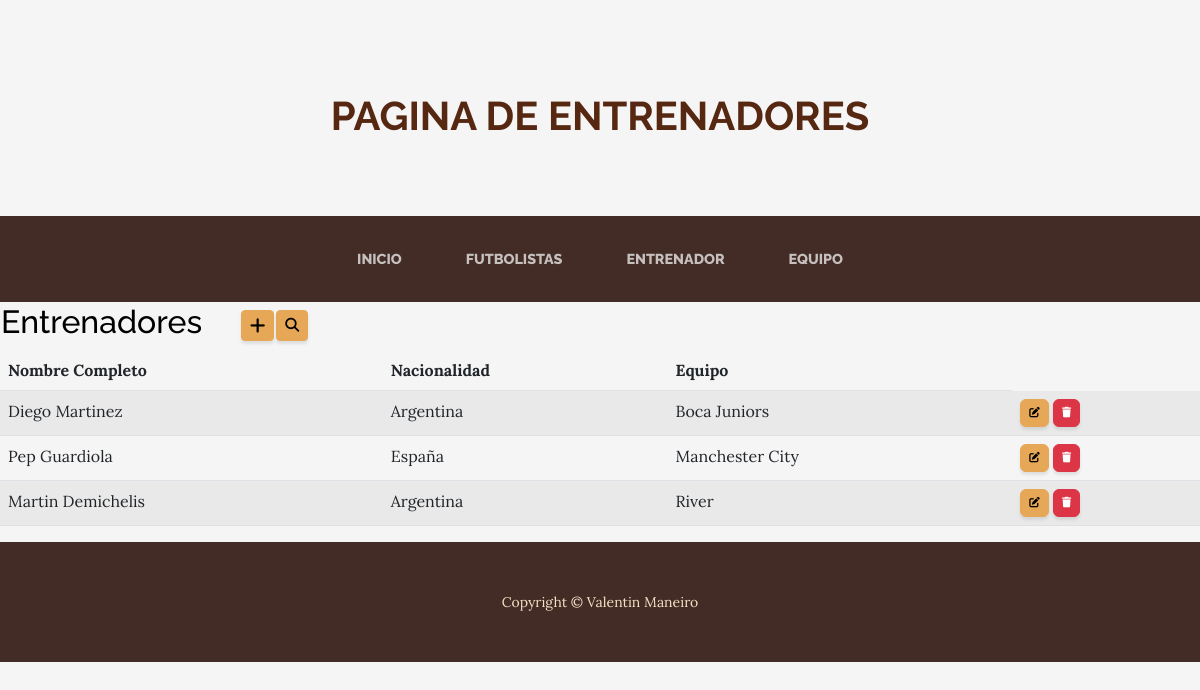
Screenshot of /entrenador/ with the database file from the repository.
### aplicacion/models.py (models this page shows)
class Entrenador(models.Model):
    nombreCompleto = models.CharField(max_length=60)
    nacionalidad = models.CharField(max_length=60)
    equipo = models.CharField(max_length=60)

### aplicacion/views.py (the view)
# urls.py: path('entrenador/', EntrenadorList.as_view(), name = "entrenador"),
class EntrenadorList(ListView):
    model = Entrenador

### aplicacion/templates/aplicacion/entrenador_list.html (shortened to what this page needs)
{% extends 'aplicacion/base.html' %}
{% load static %}
{% block titulo %}
    Pagina de Entrenadores
{% endblock titulo %}
{% block contenido %}
    <table>
        <tr>
            <td width="240"><h2>Entrenadores</h2></td>
            <td>
                <a
                href="{% url 'añadir_entrenador' %}"
                class="btn btn-primary btn-sm"
                >
                </a>
            </td>
            <td>
                <a
                href="{% url 'buscar_entrenador' %}"
                class="btn btn-primary btn-sm"
                ><i class="fa-solid fa-magnifying-glass"></i>
                </a>
            </td>
        </tr>
    </table>
    <table class="table table-striped">
        <thead>
            <tr>
                <th>Nombre Completo</th>
                <th>Nacionalidad</th>
                <th>Equipo</th>
            </tr>
        </thead>
        <tbody>
        {% for entrenador in entrenador_list%}
        <tr>
            <td>{{ entrenador.nombreCompleto }}</td>
            <td>{{ entrenador.nacionalidad }}</td>
            <td>{{ entrenador.equipo }}</td>
            <td>
                <a
                  href="{% url 'editar_entrenador' entrenador.id %}"
                  class="btn btn-primary"
                  style="--bs-btn-padding-y: .25rem; --bs-btn-padding-x: .5rem; --bs-btn-font-size: .75rem;"
                  >
                </a>
                <a
                  href="{% url 'borrar_entrenador' entrenador.id %}"
                  class="btn btn-danger"
                  style="--bs-btn-padding-y: .25rem; --bs-btn-padding-x: .5rem; --bs-btn-font-size: .75rem;"
                  >
                </a>
              </td>
        </tr>
        {% endfor %}
        </tbody>
    </table>
{% endblock contenido %}

### aplicacion/templates/aplicacion/base.html (shortened to what this page needs)
<!DOCTYPE html>
<html lang="en">
    <head>
        {% load static %}
        <link href="{% static 'aplicacion/css/styles.css' %}" rel="stylesheet" />
        <link rel="stylesheet" href="https://cdnjs.cloudflare.com/ajax/libs/font-awesome/6.4.0/css/all.min.css">
    </head>
    <body>
        <header>
            <h1 class="text-titulo fw-bold site-heading text-center d-none d-lg-block pt-3">
                    {% block titulo %}
                    {% endblock titulo %}
            </h1>
        </header>
        <nav class="navbar navbar-expand-lg navbar-dark py-lg-4" id="mainNav">
            <div class="container">
                <div class="collapse navbar-collapse" id="navbarSupportedContent">
                    <ul class="navbar-nav mx-auto">
                        <li class="nav-item px-lg-4"><a class="nav-link text-uppercase" href="{% url 'home' %}">Inicio</a></li>
                        <li class="nav-item px-lg-4"><a class="nav-link text-uppercase" href="{% url 'futbolistas' %}">Futbolistas</a></li>
                        <li class="nav-item px-lg-4"><a class="nav-link text-uppercase" href="{% url 'entrenador' %}">Entrenador</a></li>
                        <li class="nav-item px-lg-4"><a class="nav-link text-uppercase" href="{% url 'equipo' %}">Equipo</a></li>
                    </ul>
                </div>
            </div>
        </nav>
        {% block contenido %}
        {% endblock contenido %}
        <footer class="footer text-faded text-center py-5">
            <div class="container"><p class="m-0 small">Copyright &copy; Valentin Maneiro</p></div>
        </footer>
    </body>
</html>

### rows the page displays
Entrenador: nombreCompleto "Diego Martinez", nacionalidad "Argentina", equipo "Boca Juniors"
Entrenador: nombreCompleto "Pep Guardiola", nacionalidad "España", equipo "Manchester City"
Entrenador: nombreCompleto "Martin Demichelis", nacionalidad "Argentina", equipo "River"
